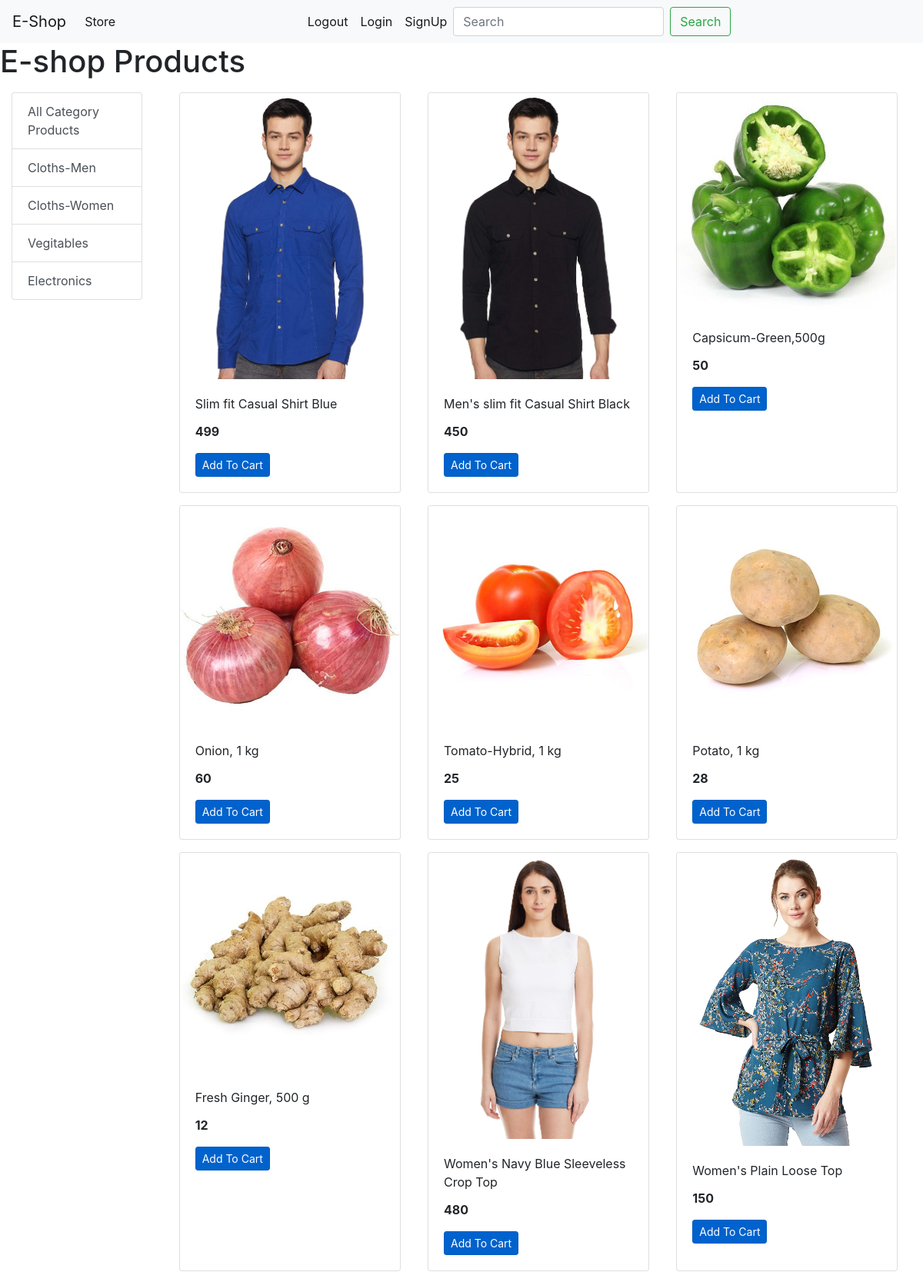
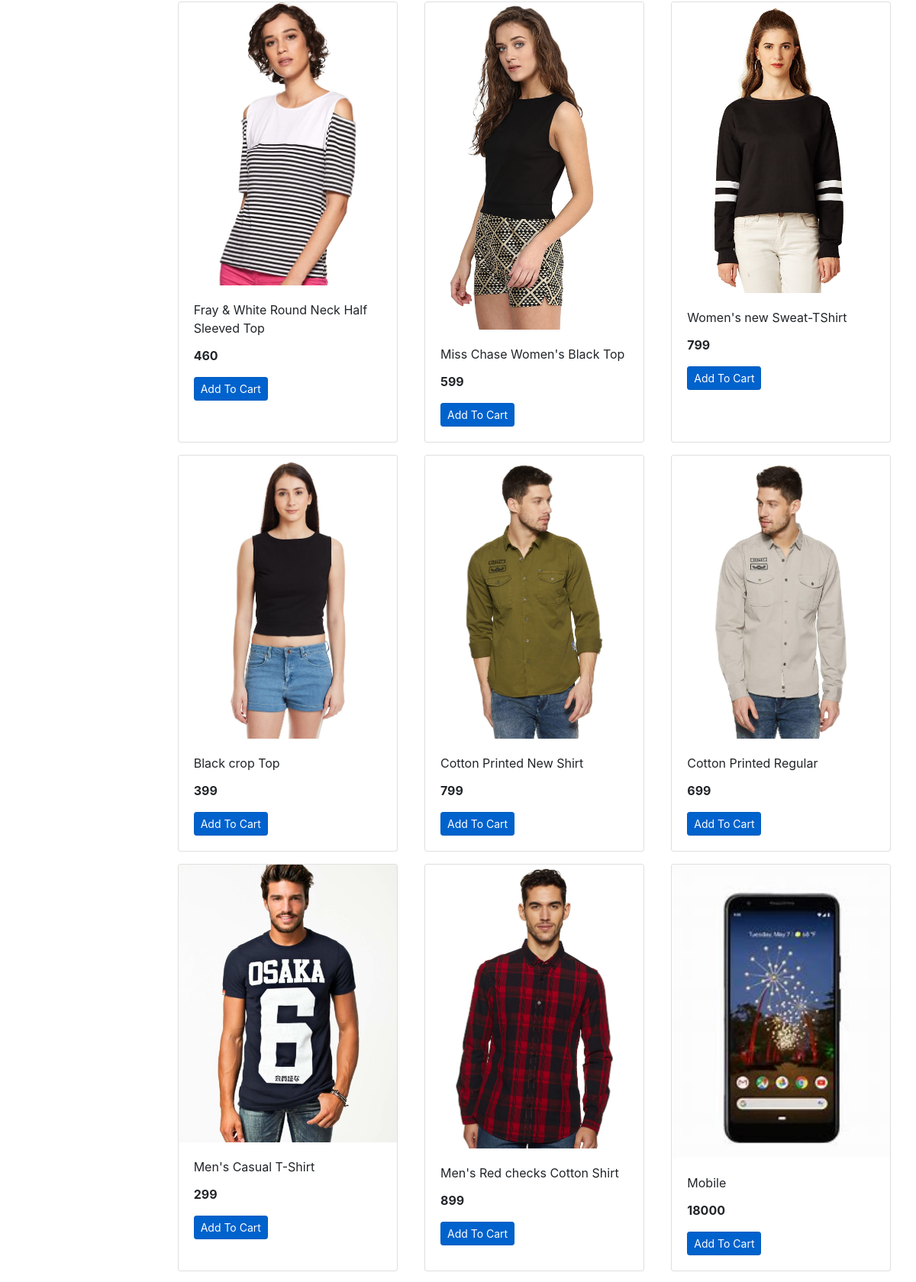
The page / (upper part) on the database its author committed (2 pictures, top to bottom).
### store/models/category.py (models this page shows, shortened)
class Category(models.Model):
    name = models.CharField(max_length=20)
    @staticmethod
    def get_all_categories():
        return Category.objects.all()

### store/models/product.py (models this page shows, shortened)
class Product(models.Model):
    name = models.CharField(max_length=50)
    price = models.IntegerField(default=0)
    description = models.CharField(max_length=200,default='')
    image = models.ImageField(upload_to='uploads/products/')
    category = models.ForeignKey(Category,on_delete=models.CASCADE,default=1)
    @staticmethod
    def get_all_products():
        return Product.objects.all()

### store/views/home.py (the view)
# urls.py: path('',home.index,name='homepage'),
def index(request):
    prods = None
    catergory = Category.get_all_categories()
    categoryID=request.GET.get('category')
    if categoryID:
        prods = Product.get_all_products_by_categoryid(categoryID)
    else:
        prods = Product.get_all_products()
    data={}
    data['product'] = prods
    data['categories'] = catergory
    print(request.session.get('customer_email'))
    return render(request,'index.html',data)

### store/templates/index.html
{% extends 'base.html' %}
{% block content %}
    <h1>E-shop Products</h1>
    <div class="container-fluid mt-3">
    <div class="row">
<div class="col-lg-2">
        <div class="list-group">
            <a href="/" class="list-group-item list-group-item-action">All Category Products</a>
            {% for category in categories %}
            <a href="/?category={{category.id}}" class="list-group-item list-group-item-action">{{category.name}}</a>
            {% endfor %}
        </div>
</div>
        <div id="products" class="col-lg-10">
            <div class="row mx-auto">
             {% for prod in product %}
             <div class="card mx-auto mb-3" style="width: 18rem;">
                <img src="{{prod.image.url}}" class="card-img-top" alt="...">
                <div class="card-body">
                  <p class="card-title">{{prod.name}}</p>
                  <p class="card-text"><b>{{prod.price}}</b></p>
                  <a href="#" class="btn btn-primary btn-sm active" role="button" aria-pressed="true">Add To Cart</a>
                </div>
              </div>
             {% endfor %}{}
            </div>
        </div>
    </div>
{% endblock %}

### store/templates/base.html (shortened to what this page needs)
<!DOCTYPE html>
<html lang="en">
<head>
     <link rel="stylesheet" href="https://maxcdn.bootstrapcdn.com/bootstrap/4.0.0/css/bootstrap.min.css"
>
</head>
<body>
<nav class="navbar navbar-expand-lg navbar-light bg-light">
    <a class="navbar-brand" href="#">E-Shop</a>
    <div class="collapse navbar-collapse" id="navbarSupportedContent">
      <ul class="navbar-nav mr-auto my-2 my-lg-0">
        <li class="nav-item active">
          <a class="nav-link" href="#">Store <span class="sr-only">(current)</span></a>
        </li>
      </ul>
      <ul class="navbar-nav mr-auto my-2 my-lg-0">
        <li class="nav-item active">
          <a class="nav-link" href="#">Logout <span class="sr-only">(current)</span></a>
        </li>
        <li class="nav-item active">
            <a class="nav-link" href="login">Login <span class="sr-only">(current)</span></a>
          </li>
          <li class="nav-item active">
            <a class="nav-link" href="signup">SignUp <span class="sr-only">(current)</span></a>
          </li>
      <form class="form-inline my-2 my-lg-0">
        <input class="form-control mr-sm-2" type="search" placeholder="Search" aria-label="Search">
        <button class="btn btn-outline-success my-2 my-sm-0" type="submit">Search</button>
      </form>
    </div>
  </nav>
  {% block content %}{% endblock %}
</body>
</html>

### rows shown on the page
Category: name "Cloths-Men"
Category: name "Cloths-Women"
Category: name "Vegitables"
Category: name "Electronics"
Product: image (picture), name "Slim fit Casual Shirt Blue", price "499"
Product: image (picture), name "Men's slim fit Casual Shirt Black", price "450"
Product: image (picture), name "Capsicum-Green,500g", price "50"
Product: image (picture), name "Onion, 1 kg", price "60"
Product: image (picture), name "Tomato-Hybrid, 1 kg", price "25"
Product: image (picture), name "Potato, 1 kg", price "28"
Product: image (picture), name "Fresh Ginger, 500 g", price "12"
Product: image (picture), name "Women's Navy Blue Sleeveless Crop Top", price "480"
Product: image (picture), name "Women's Plain Loose Top", price "150"
Product: image (picture), name "Fray & White Round Neck Half Sleeved Top", price "460"
Product: image (picture), name "Miss Chase Women's Black Top", price "599"
Product: image (picture), name "Women's new Sweat-TShirt", price "799"
Product: image (picture), name "Black crop Top", price "399"
Product: image (picture), name "Cotton Printed New Shirt", price "799"
Product: image (picture), name "Cotton Printed Regular", price "699"
Product: image (picture), name "Men's Casual T-Shirt", price "299"
Product: image (picture), name "Men's Red checks Cotton Shirt", price "899"
Product: image (picture), name "Mobile", price "18000"
